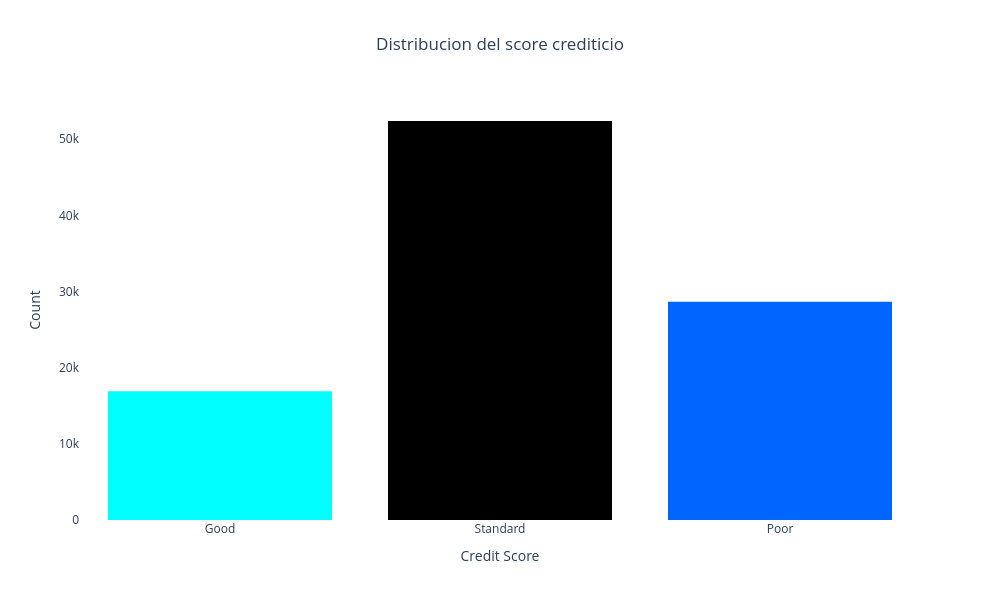

Notebook code for this chart:
### Markdown cell above
### Análisis de la variable objetivo

**Qué tipo de dato es nuestra variable objetivo "credit score"**

### Code cell
# Distribución de nuestra variable objetivo --> credit score

color_map = {
    'Poor': '#0066ff',
    'Standard': '#000000',
    'Good': '#00FFFF'
}

fig = px.histogram(
    bank_df,
    x='Credit_Score',
    color='Credit_Score',
    color_discrete_map=color_map,
    title='Credit Score Distribution',
)

fig.update_layout(
    title={
        'text': 'Distribucion del score crediticio<br>',
        'x': 0.5,
        'xanchor': 'center'
    },
    xaxis_title='Credit Score',
    yaxis_title='Count',
    bargap=0.2,
    plot_bgcolor='white',
    showlegend=False,
    height=600,
    width=1000
)


fig.show()

### Figure 1 — Plotly figure (JSON) as saved in the notebook; plotly's stock layout.template omitted (floating-point values rounded to 4 significant figures; data arrays with more than 128 entries replaced by an {"elided": "..."} marker saying what was removed)
{"data": [{"bingroup": "x", "hovertemplate": "Credit_Score=%{x}<br>count=%{y}<extra></extra>", "legendgroup": "Good", "marker": {"color": "#00FFFF", "pattern": {"shape": ""}}, "name": "Good", "orientation": "v", "showlegend": true, "type": "histogram", "x": {"elided": "16923 str values"}, "xaxis": "x", "yaxis": "y"}, {"bingroup": "x", "hovertemplate": "Credit_Score=%{x}<br>count=%{y}<extra></extra>", "legendgroup": "Standard", "marker": {"color": "#000000", "pattern": {"shape": ""}}, "name": "Standard", "orientation": "v", "showlegend": true, "type": "histogram", "x": {"elided": "52399 str values"}, "xaxis": "x", "yaxis": "y"}, {"bingroup": "x", "hovertemplate": "Credit_Score=%{x}<br>count=%{y}<extra></extra>", "legendgroup": "Poor", "marker": {"color": "#0066ff", "pattern": {"shape": ""}}, "name": "Poor", "orientation": "v", "showlegend": true, "type": "histogram", "x": {"elided": "28678 str values"}, "xaxis": "x", "yaxis": "y"}], "layout": {"bargap": 0.2, "barmode": "relative", "height": 600, "legend": {"title": {"text": "Credit_Score"}, "tracegroupgap": 0}, "plot_bgcolor": "white", "showlegend": false, "title": {"text": "Distribucion del score crediticio<br>", "x": 0.5, "xanchor": "center"}, "width": 1000, "xaxis": {"anchor": "y", "categoryarray": ["Good", "Standard", "Poor"], "categoryorder": "array", "domain": [0, 1], "title": {"text": "Credit Score"}}, "yaxis": {"anchor": "x", "domain": [0, 1], "title": {"text": "Count"}}}}
